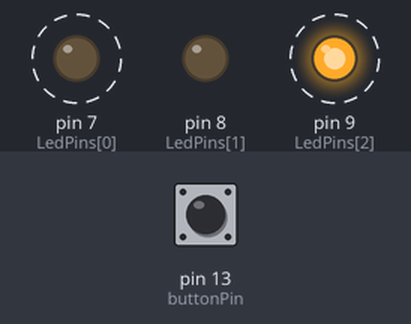
Bench run of a sketch on a simulated Arduino Uno, built with avr-gcc and run on an emulated ATmega328P. On the bench: output pins drawn as LEDs (lit = HIGH). Dashed ring = blinking. The inputs (shaded band) are chosen by the test bench; at power-on: pin 13 (buttonPin) HIGH.

Above: at 1.2 s.
1.3 s: pin 13 (buttonPin) pulled LOW for 0.15 s
At 1.64 s:
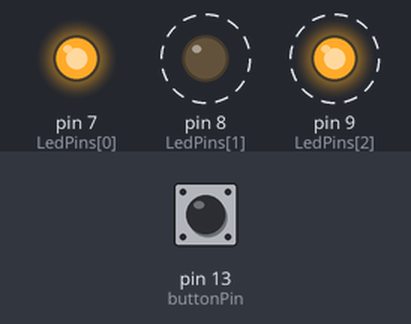
At 3.42 s:
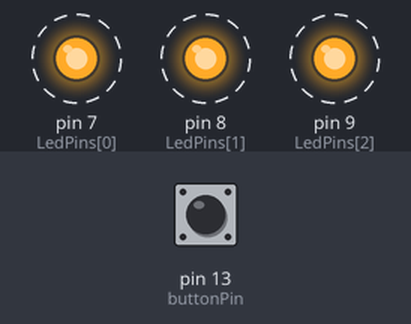
Timing chart, 0 to 10.4 s (numbered marks = the images above; inputs shaded):
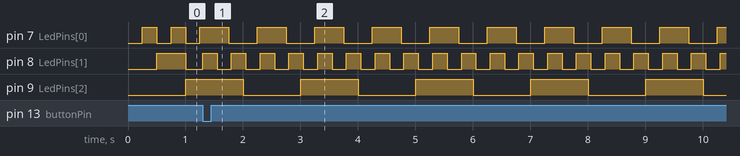

Measured:
- after the input at 1.3 s, pin 7 (LedPins[0]): alternates HIGH for 0.50 s and LOW for 0.50 s, starting after 0.45 s; pin 8 (LedPins[1]): alternates HIGH for 0.25 s and LOW for 0.25 s, starting at once
- by itself, pin 7 (LedPins[0]): alternates HIGH for 0.25 s and LOW for 0.25 s
- by itself, pin 9 (LedPins[2]): alternates HIGH for 1.0 s and LOW for 1.0 s

The sketch:

LedPatterns.ino
```cpp
/*
 *  Created: November 26, 2015
 *  By: Dan Ward <dpw989@gmail.com>
 *
 *  Push a button to cycle between 3 patterns.
 */

const int buttonPin = 13; //Button Pin
const long IntervalRealLong = 2000; //wait 2 seconds.
const long IntervalLong = 1000; //wait 1 seconds.
const long IntervalMedium = 500; //wait .5 seconds.
const long IntervalShort = 250; //wait .25 seconds.
const long IntervalRealShort = 125; //wait .12 seconds.
const boolean DEBUG = false; // Set Debugging.

//Array, holds list of LED pins.
int LedPins[] = {
  7, 8, 9};

//Button States, start LOW.
int ButtonState = LOW;
int LastButtonState = LOW;

//Array, Holds list of LED states. Init to all LOW.
int LedState[] = {
  LOW, LOW, LOW};

//Current time, Updates at beginning of loop.
unsigned long currentTime = 0;

//Array, Holds list of the last time a LED state was changed.
unsigned long LastLedTime[] = {
  0,0,0};

//Changed when LED pattern is incremented.
int SelectedPattern = 0;

//Array, Holds the timings for the selected pattern.
long Pattern[3];

/*
* Init the pins and start serial
 */
void setup() {

  pinMode(LedPins[0], OUTPUT);
  pinMode(LedPins[1], OUTPUT);
  pinMode(LedPins[2], OUTPUT);

  pinMode(buttonPin, INPUT_PULLUP);

  loadPatternDefault();

  if(DEBUG)
    Serial.begin(9600);


}

/*
* Main Loop, Check button states and timing for each LED.
 */
void loop() {
  currentTime = millis(); //NOW
  ButtonState = digitalRead(buttonPin); //check button state.

  if(LastButtonState != ButtonState) //if button state has changed.
    if(ButtonState == LOW) //If button is LOW.
      IncrementPattern(); //Increment the Pattern by 1.

  LastButtonState = ButtonState; // update button state.

  for(int i =0; i < 3; i++) //Loop each LED and check the last time it's state was changed.
  {
    //Take the difference of the current time and the last time the state was changed.
    //If the difference is grater then the value stored in the selected pattern, change it's state.
    if(currentTime - LastLedTime[i] >= Pattern[i])
    {
      LastLedTime[i] = millis();//log the time.
      ToggleLed(i);//change LED state.
    }
  }
}
```

LedControl.ino
```cpp
/*
* Toggle LED 1
*/
void ToggleLed1()
{
  if(LedState[0] == LOW)
    LedState[0] = HIGH;
  else
    LedState[0]=LOW;

  digitalWrite(LedPins[0], LedState[0]);
  LedToggleOut(LedPins[0], LedState[0]);
}

/*
* Toggle LED 2
*/
void ToggleLed2()
{
  if(LedState[1] == LOW)
    LedState[1] = HIGH;
  else
    LedState[1]=LOW;

  digitalWrite(LedPins[1], LedState[1]);
  LedToggleOut(LedPins[1], LedState[1]);
}

/*
* Toggle LED 3
*/
void ToggleLed3()
{
  if(LedState[2] == LOW)
    LedState[2] = HIGH;
  else
    LedState[2]=LOW;

  digitalWrite(LedPins[2], LedState[2]);
  LedToggleOut(LedPins[2], LedState[2]);
}

/*
* Toggle LED
*
* int led = position of LED to toggle.
*/
void ToggleLed(int led)
{
  if(LedState[led] == LOW)
    LedState[led] = HIGH;
  else
    LedState[led]=LOW;

  digitalWrite(LedPins[led], LedState[led]);
  LedToggleOut(LedPins[led], LedState[led]);
}

/*
* Output Debugging for LED Change.
*
* int led = Position of LED
* int state = State of LED.
*/
void LedToggleOut(int led, int state)
{
  if(DEBUG)
  {
      Serial.print("LED ");
      Serial.print(led);
      Serial.print(" Has been Toggled ");
      Serial.println( (state == HIGH) ? "HIGH" : "LOW" );
      delay(10);
  }
}
```

Patterns.ino
```cpp
/*
* Increment and set the newly selected Pattern.
 */
void IncrementPattern()
{
  SelectedPattern++; //Increment the selected pattern
  if(SelectedPattern>3) //If the Pattern is greater than 3, set it back to 0.
    SelectedPattern = 0;

  if(DEBUG) //IF debugging
  {
    Serial.print("Selected Pattern: ");
    Serial.print(SelectedPattern);
    Serial.println(".");
  }

  switch(SelectedPattern)
  {
  case 0:
    loadPattern1(); //Set Pattern 1.
    break;
  case 1:
    loadPattern2(); //Set Pattern 2.
    break;
  case 2:
    loadPattern3(); //Set Pattern 3.
    break;
  }
}

/*
* Set Default Pattern
*/
void loadPatternDefault()
{
  Pattern[0]= IntervalShort;
  Pattern[1]= IntervalMedium;
  Pattern[2]= IntervalLong;
  PatternDebugOut();
}

/*
* Set Pattern 1
*/
void loadPattern1()
{
  Pattern[0]= IntervalLong;
  Pattern[1]= IntervalShort;
  Pattern[2]= IntervalRealShort;
  PatternDebugOut();
}

/*
* Set Pattern 2
*/
void loadPattern2()
{
  Pattern[0]= IntervalMedium;
  Pattern[1]= IntervalShort;
  Pattern[2]= IntervalLong;
  PatternDebugOut();
}

/*
* Set Pattern 3
*/
void loadPattern3()
{
  Pattern[0]= IntervalShort;
  Pattern[1]= IntervalLong;
  Pattern[2]= IntervalRealLong;
  PatternDebugOut();
}

/*
* Out put pattern to serial.
*/
void PatternDebugOut()
{
  if(DEBUG)
  {
    Serial.print("Pattern: ");
    Serial.print(Pattern[0]);
    Serial.print(", ");
    Serial.print(Pattern[1]);
    Serial.print(", ");
    Serial.println(Pattern[3]);
    delay(10);
  }
}
```
